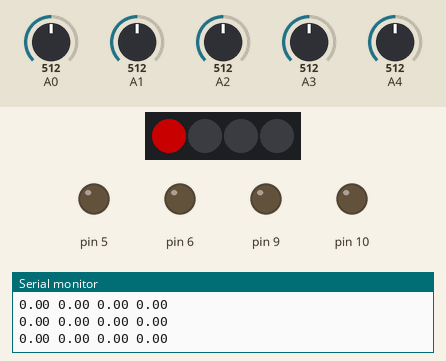
Simulated run of this sketch. Board: Arduino Uno, built with avr-gcc and run on an emulated ATmega328P. On the bench: 4 RGB LEDs in strip order, left to right, output pins drawn as LEDs (lit = HIGH), the last lines printed to the serial monitor. Inputs (shaded band) come from the test bench; at power-on: A0 = 512, A1 = 512, A2 = 512, A4 = 512, A3 = 512. Dim RGB values are drawn brighter than linear.

Above: at 1.2 s.
1.3 s: A0 set to 940
At 3.17 s:
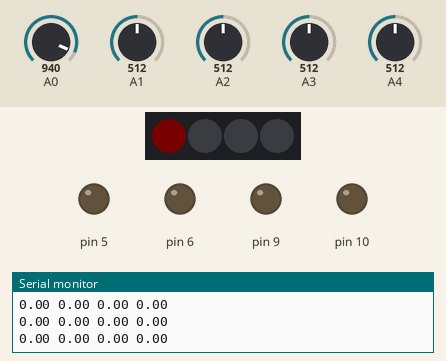
4.3 s: A0 set to 972
At 4.68 s:
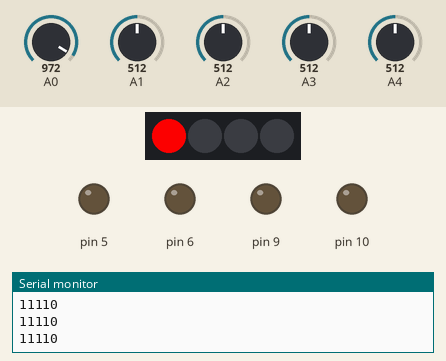
7.3 s: A1 set to 992
At 7.7 s:
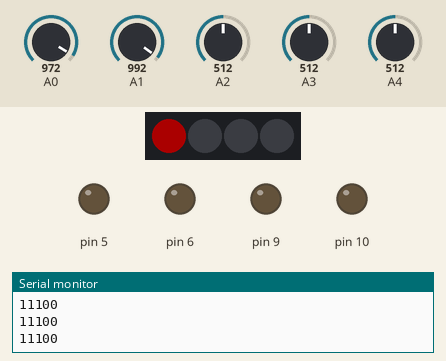
10.3 s: A2 set to 940
At 11.63 s:
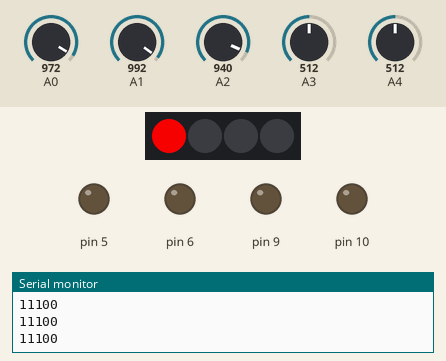
13.3 s: A2 set to 973
At 13.8 s:
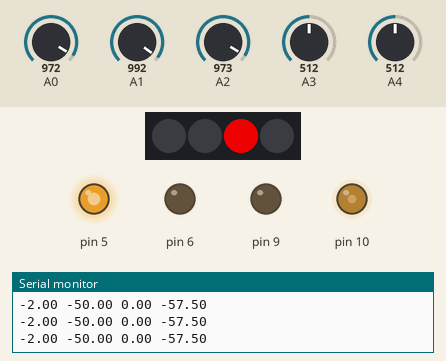
15.0 s: A4 set to 944
16.5 s: A4 set to 969
At 18.1 s:
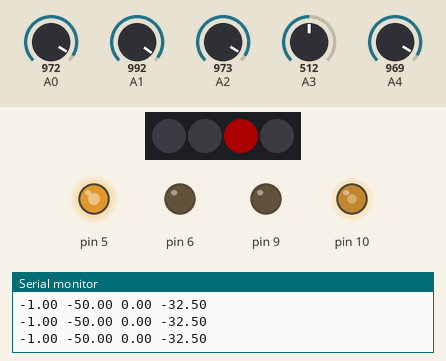
Timing chart, 0 to 19.1 s (numbered marks = the images above; inputs shaded):
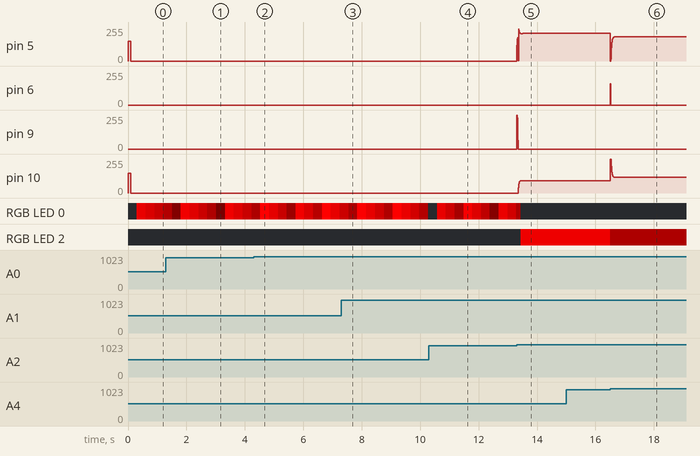

Measured:
- the behaviour switches between 955 and 956 on A2 (found by bisection; images 4 and 5)
- after the input at 13.3 s, pin 10: rises from 0/255 to 93/255 in 0.08 s, then falls to 92/255 in 0.08 s
- after the input at 16.5 s, pin 6: 0/255 → 160/255 at once, → 57/255 0.01 s later, → 0/255 0.01 s later; RGB LED 2: RGB(200, 0, 0) → RGB(50, 0, 0) at once

The sketch:

linefollow.ino
```cpp
#include <Adafruit_NeoPixel.h>
#define S_NULL 0
#define S_ONTRACE 1


Adafruit_NeoPixel pixels = Adafruit_NeoPixel(4, 4, NEO_GRB + NEO_KHZ800);


void doDcSpeed(int spdL, int spdR) {
  spdR = -spdR;
  if (spdL < 0) {
    analogWrite(5, 0);
    analogWrite(6, -spdL);
  } else {
    analogWrite(5, spdL);
    analogWrite(6, 0);
  }

  if (spdR < 0) {
    analogWrite(9, 0);
    analogWrite(10, -spdR);
  } else {
    analogWrite(9, spdR);
    analogWrite(10, 0);
  }
}

int bias = 0;
int outlineCnt = 0;

void stateMachine(int a) {
  switch (a) {
    case B00000:
      outlineCnt++;
      break;
    case B11111:
      outlineCnt++;
      break;
    case B00010:
    case B00110:
      outlineCnt = 0;
      pixels.setPixelColor(2, pixels.Color(0, 50, 0));
      bias = 1;
      break;
    case B00001:
    case B00011:
      outlineCnt = 0;
      pixels.setPixelColor(2, pixels.Color(0, 200, 0));
      bias = 2;
      break;
    case B00100:
      outlineCnt = 0;
      pixels.setPixelColor(2, pixels.Color(0, 0, 20));
      bias = 0;
      break;
    case B01000:
    case B01100:
      outlineCnt = 0;
      pixels.setPixelColor(2, pixels.Color(50, 0, 0));
      bias = -1;
      break;
    case B10000:
    case B11000:
      outlineCnt = 0;
      pixels.setPixelColor(2, pixels.Color(200, 0, 0));
      bias = -2;
      break;
    default:
      Serial.println(a,BIN);
      outlineCnt++;
      break;
  }

  pixels.setPixelColor(0, pixels.Color(outlineCnt * 10, 0, 0));
  if (outlineCnt > 10) {
    doDcSpeed(0,0);
  } else {
    float ff = 150;
    float ctrl = calcPid(bias);
    doDcSpeed(ff-ctrl,ff+ctrl);
  }
  pixels.show();
}

float Kp = 25;
float Ki = 0.15;
float Kd = 1200;
float error, errorLast, erroInte;

float calcPid(float input) {
  float errorDiff;
  float output;
  error = error * 0.7 + input * 0.3; // filter
  //error = input;
  errorDiff = error - errorLast;
  erroInte = constrain(erroInte + error, -50, 50);
  output = Kp * error + Ki * erroInte + Kd * errorDiff;
  Serial.print(error); Serial.print(' ');
  Serial.print(erroInte); Serial.print(' ');
  Serial.print(errorDiff); Serial.print(' ');
  Serial.println(output);
  errorLast = error;

  return output;
}

int echoTrace() {
  int ret = 0;
  int a[5];
  for (int i = 0; i < 5; i++) {
    a[i] = constrain((1025 - analogRead(A0 + i)) / 10 - 4, 0, 20);
    if (a[i] > 2) ret += (0x1 << i);
  }
  return ret;
}

void setup() {
  Serial.begin(115200);
  pixels.begin();
}

int pos;
void loop() {
  delay(5);
  pos = echoTrace();
  stateMachine(pos);

}
```
